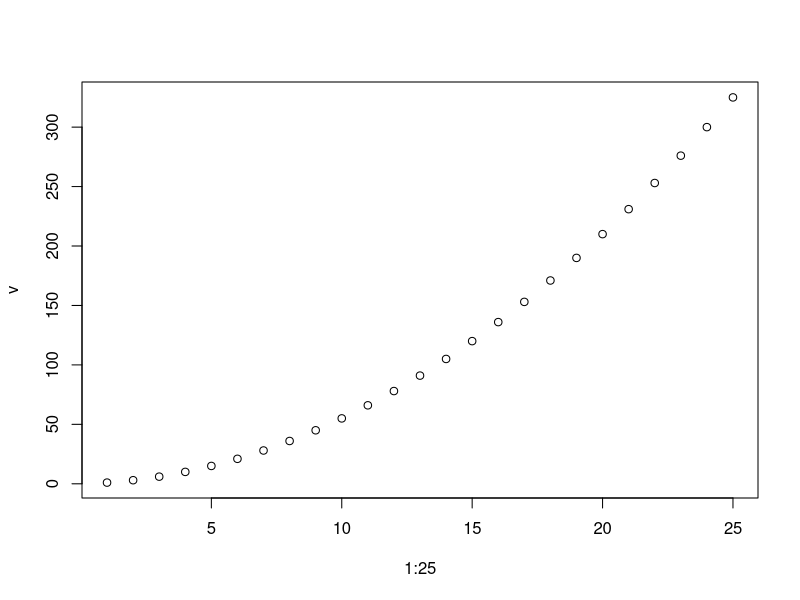

Write R code to recreate this figure.
# Basic Conditionals ====

a <- 0

if (a != 0) {
  print(1/a)
} else {
  print("No reciprocal for 0")
}

library(dslabs)
data("murders")
head(murders)

murder_rate <- murders$total / murders$population * 10^5

ind <- which.min(murder_rate)
ind

# if - else 

if (murder_rate[ind] < 0.25) {
  print(murders$state[ind])
} else {
  print("Not state has murder rate that lower")
}

# ifelse 

a <- 0
ifelse(a != 0, 1/a, "No reciprocal for 0") # works in vector

a <- c(0, 1, 2, -4)
ifelse(a > 0, 1/a, NA)

data("na_example")
head(na_example)

sum(is.na(na_example))

no_NA <- ifelse(is.na(na_example), 0, na_example) # replace NA values
no_NA
sum(is.na(no_NA))

# any 
# Given a set of logical vectors, is at least one of the values true?

z <- c(T, F, T, F, T)
z

any(z)

x <- rep(FALSE, 3)

any(x)

# all 
# Given a set of logical vectors, are all of the values true?

e <- rep(T, 5)
e
all(e)

c <- c(rep(T, 4), F)
c
all(c)

# Functions ==== 

media <- function(x) {
  s <- sum(x)
  n <- length(x)
  avg <- s/n
  return(avg)
}

x <- 1:890
media(c(1:789)) 

identical(media(x), mean(x))

# For loops ====

sum_n <- function(n) {
  x <- 1:n
  sum(x)
}

sum_n(25)

v <- numeric()

for (i in 1:25) {
  v[i] <- sum_n(i)
}

plot(1:25, v)
